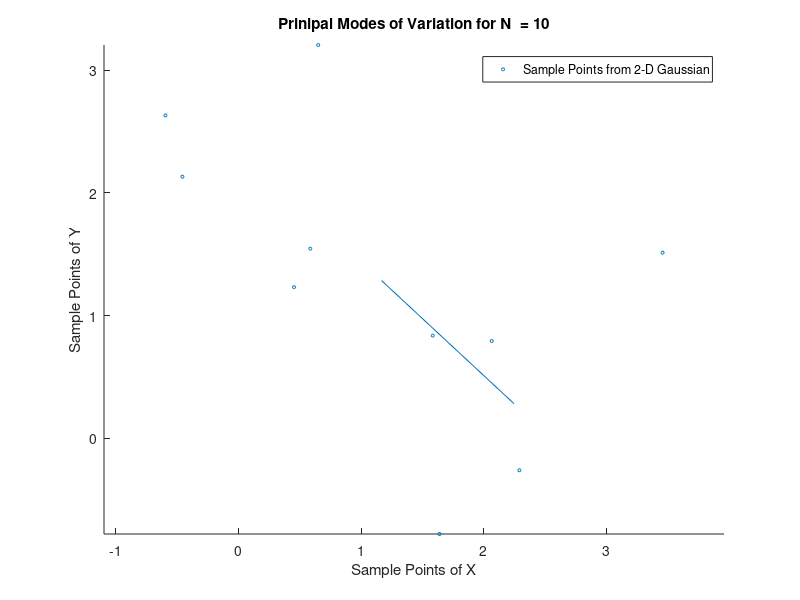
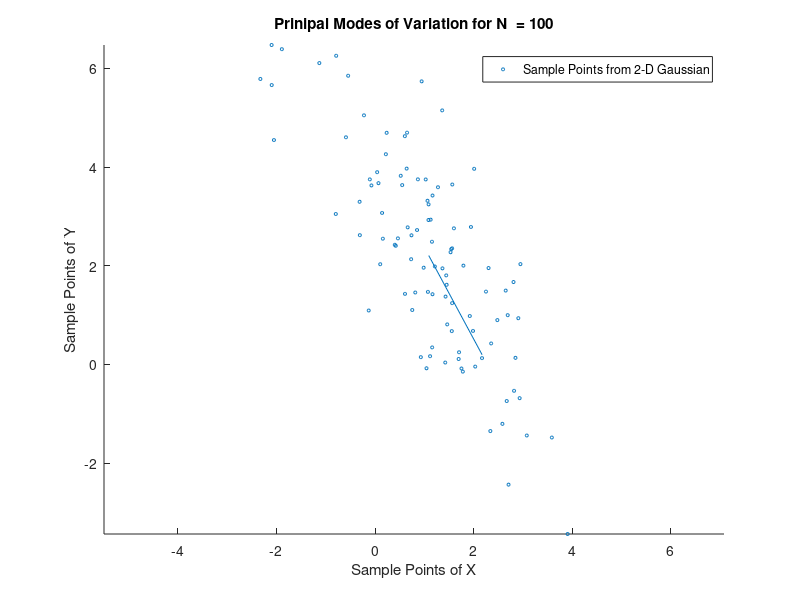
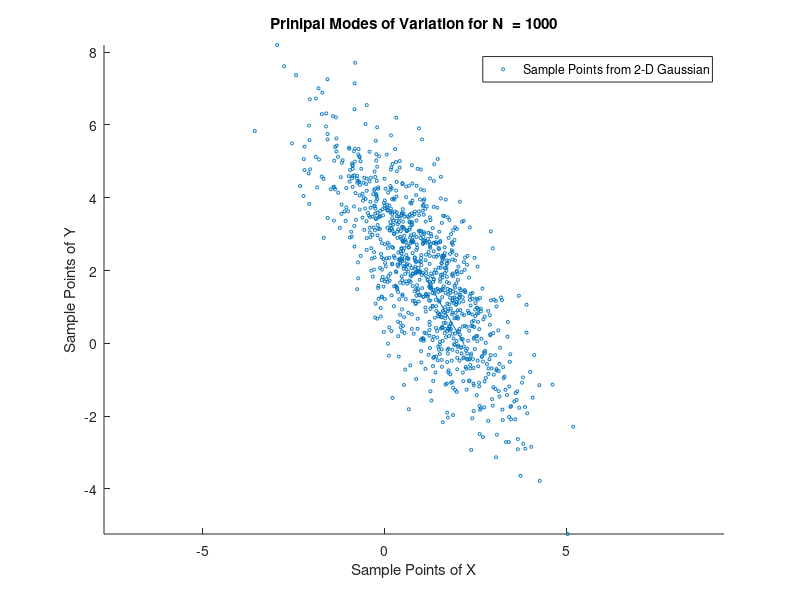
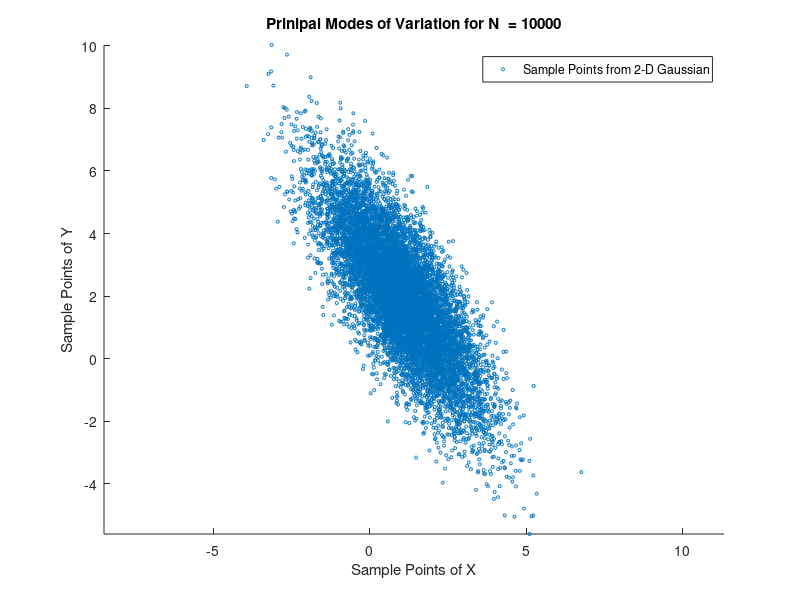

Recreate these plots in MATLAB, in order.
rng(1);         % using 1 as seed

CovMatrix = [1.6250 -1.9486;-1.9486 3.8750];       % Covariance matrix
mu = [1; 2];            % Mean vector

% Calculating A of CovMatrix  = AA^T
[EigenVector,EigenVal] = eig(CovMatrix);
P = realsqrt(EigenVal);
A = EigenVector*P;


for N = [10 100 1000 10000 100000]
    W = randn(2,N); 
    points = zeros(2,N);
    for i = 1:N         % Generating Points
        points(:,i) = mu + A*W(:,i);
    end
    figure(i);
    x = points(1,:);
    y = points(2,:);
    mean_x = sum(x)/N;
    mean_y = sum(y)/N;
    mean_x1 = mean_x.*ones(1,N);
    mean_y1 = mean_y.*ones(1,N);
    mean = [mean_x mean_y];
    list = [x-mean_x1; y-mean_y1];
    Cov_mat = zeros(2,2);
    for i = 1:2
        for j = 1:2
            Cov_mat(i,j) = (list(i,:)*transpose(list(j,:)))./N;
        end
    end
    [vec, eigen] = eig(Cov_mat);
    max_eigen = 0;
    if(eigen(1,1) > eigen(2,2))
        principal = vec(:,1);
        max_eigen = realsqrt(eigen(1,1));
    else 
        principal = vec(:,2);
        max_eigen = realsqrt(eigen(2,2));
    end
    slope = principal(2,1)./principal(1,1);
    scatter(x, y,5);
    mean_vector = [mean_x ; mean_y];
    another_point = mean_vector - max_eigen*principal;
    axis equal;
    hold on
    plot([mean_x another_point(1,1)], [mean_y another_point(2,1)]);
    xlabel('Sample Points of X')
    ylabel('Sample Points of Y')
    legend('Sample Points from 2-D Gaussian')
    title(strcat('Prinipal Modes of Variation for N  = ',{' '}, int2str(N)))
    axis equal;
    drawnow;
end